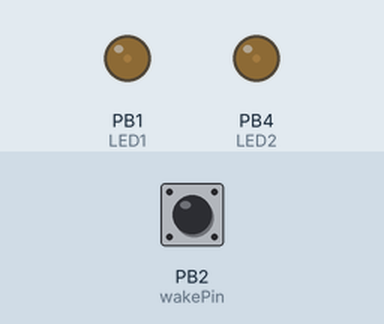
Recording of a sketch running on a simulated ATtiny85, built with avr-gcc and run on an emulated ATtiny85. Shown: output pins drawn as LEDs (lit = HIGH). The inputs (shaded band) are chosen by the test bench; at power-on: PB2 (wakePin) HIGH. Sleep ends after the set time or at an interrupt.

Above: at 1.2 s.
1.3 s: PB2 (wakePin) pulled LOW for 0.15 s
At 2.5 s:
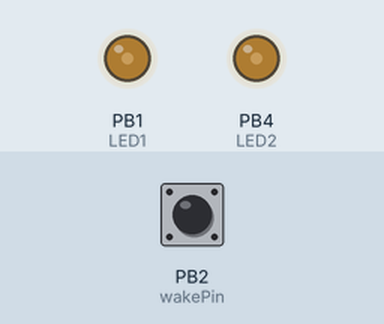
3.0 s: PB2 (wakePin) pulled LOW for 1 s
At 4.33 s:
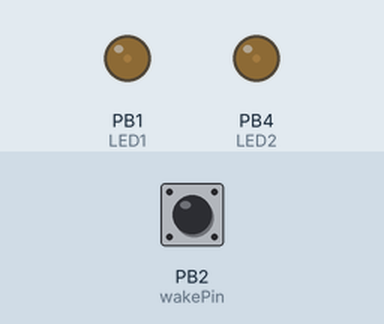
7.0 s: PB2 (wakePin) pulled LOW for 0.15 s
10.0 s: PB2 (wakePin) pulled LOW for 3.2 s
Timing chart, 0 to 16.2 s (numbered marks = the images above; inputs shaded):
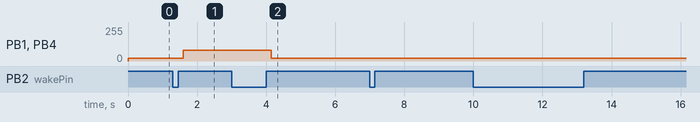

The sketch:

SimpleRearBikeLight_85.ino
```cpp
/*
Rear LED bike light driver for bicycle.
Runs on ATTiny85
Cycles through states on button press.
If time between presses is greater than 5 seconds, next presses turns off
last state is preserved when between press time is expired
*/

#include <avr/sleep.h>

#define wakePin 2
#define LED1 1
#define LED2 4
#define holdTime 15000
#define debounceDelay 150
#define maxStates 6
#define maxFlashIndex 2000
#define highFlashIndex 1900
#define flashOffset 100

byte state = 1;
byte lastState = 1;
byte pressed = 0;
byte waking = 0;
long lastDebounceTime = 0;
long lastTimeButtonPress = 0;
int flashIndexLeft = 0;
int flashIndexRight = 0;

void setup() {
  // put your setup code here, to run once:
  pinMode(wakePin, INPUT_PULLUP);
  digitalWrite(wakePin, HIGH);
  pinMode(LED1, OUTPUT);
  pinMode(LED2, OUTPUT);
}

void loop() {
  // put your main code here, to run repeatedly:

  readButton();

  switch(state)
  {
    case 0: //turn off
      //set pwm to off
      //enable button as interupt
      //sleep
      sleepNow();
      break;
    case 1: //low light
      analogWrite(LED1, 20);
      analogWrite(LED2, 20);
      break;
    case 2: //medium light
      analogWrite(LED1, 80);
      analogWrite(LED2, 80);
      break;
    case 3: //flash sync
      flashIndexLeft = flashChannel(flashIndexLeft, LED1);
      flashIndexRight = flashChannel(flashIndexRight, LED2);
      break;
    case 4: //flash async
      flashIndexLeft = flashChannel(flashIndexLeft, LED1);
      flashIndexRight = flashChannel(flashIndexRight, LED2);
      break;
    case 5: //glow
      flashIndexLeft = glowChannel(flashIndexLeft, LED1);
      flashIndexRight = glowChannel(flashIndexRight, LED2);
      break;
    case 6: //bright light
      //set pwm to full
      analogWrite(LED1, 255);
      analogWrite(LED2, 255);
      break;
  }
}

int flashChannel(int index, byte channel)
{
  //flash a channel, and cycle the index
  if (++index > highFlashIndex)
  {
    analogWrite(channel, 255);
  } else {
    analogWrite(channel, 20);
  }

  if (index > maxFlashIndex)
    return 0;

  return index;
}

int glowChannel(int index, byte channel)
{

  if (++index > 2000)
    index = 0;

  float phase = (index / 30.0);
  float value = (sin(phase) * 110) + 145;

  analogWrite(channel, value);
  return index;
}

void readButton()
{
  if ((PINB&(1<<wakePin))==0)
  {
    lastDebounceTime = millis();
    pressed = true;
  }
  if (pressed && (millis() - lastDebounceTime) > debounceDelay)
  {

    pressed = false;


    if (!waking) {
      lastState = 0; //default lastState to off
      if (++state > maxStates) {
        state = 0;
      }
    }

    //if time between presses are greater than holdTime then go straight to off
    if ((millis() - lastTimeButtonPress) > holdTime) {
      lastState = state;
      state = 0;
    }


    //for flash states set sync or async offsets
    if (state == 3 | state == 5) {
      flashIndexLeft = 0;
      flashIndexRight = 0;
    } else if (state == 4) {
      flashIndexLeft = 0;
      flashIndexRight = 100;
    }


    waking = false;
    lastTimeButtonPress = millis();
  }
}

void wakeUpNow()
{
  //dont need to do anything
}

void sleepNow()
{
  digitalWrite(LED1, LOW);
  digitalWrite(LED2, LOW);
  set_sleep_mode(SLEEP_MODE_PWR_DOWN);
  sleep_enable();

  attachInterrupt(0, wakeUpNow, LOW);
  sleep_mode(); // go to sleep
  sleep_disable(); // first thing after wakeup
  detachInterrupt(0);

  //restore the last state
  state = lastState - 1;

  //ensure off isnt restored
  if (state < 1 | state > maxStates)
    state = 1;

  waking = true;
}
```

Measured:
- after the input at 1.3 s, PB1 (LED1), PB4 (LED2): 20/255 → 80/255 after 0.30 s
- after the input at 3.0 s, PB1 (LED1), PB4 (LED2): 80/255 → 20/255 after 1.2 s
